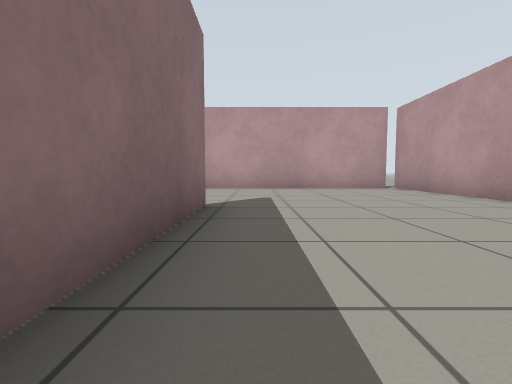
view 1 (above)

19 first-person views from a walk through a world built for the Gazebo simulator. The camera is 0.5 m above the floor, tilts 4° down and sees 85° across. The floor is counted in squares, 1 m on a side. Each view is taken from the middle of a square. On the plan, view 1 faces up. The plan holds only what a view shows up to about 9 squares ahead; the rest is blank.

view 2
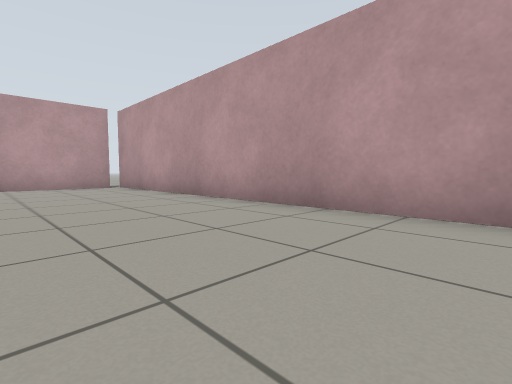

view 3
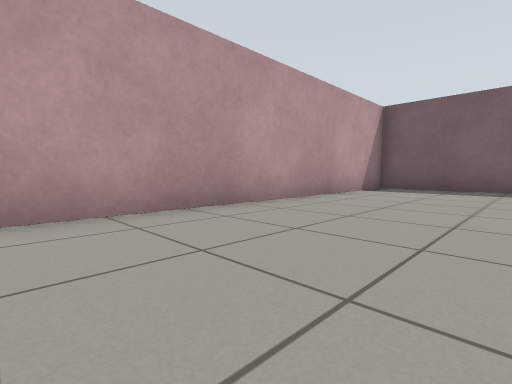

view 4
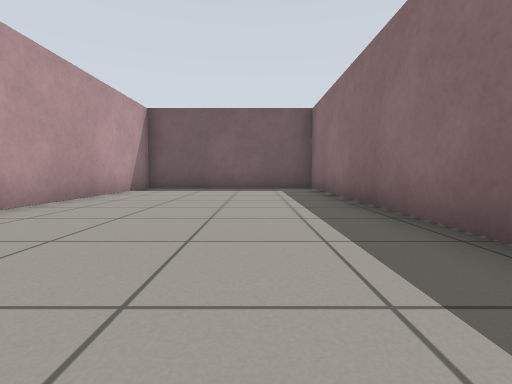

view 5
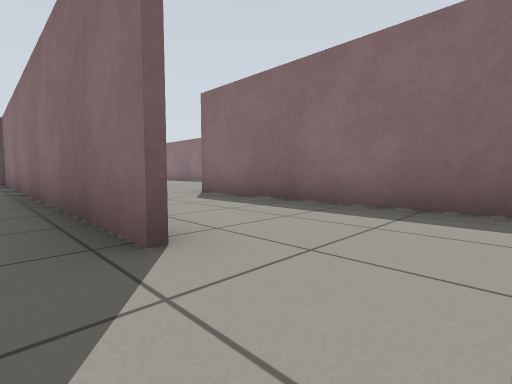

view 6
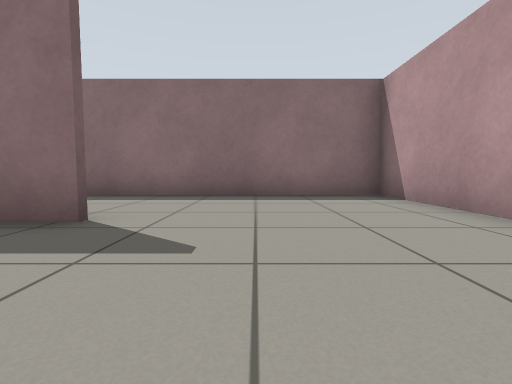

view 7
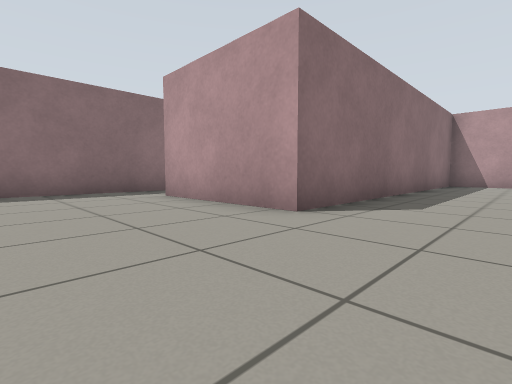

view 8
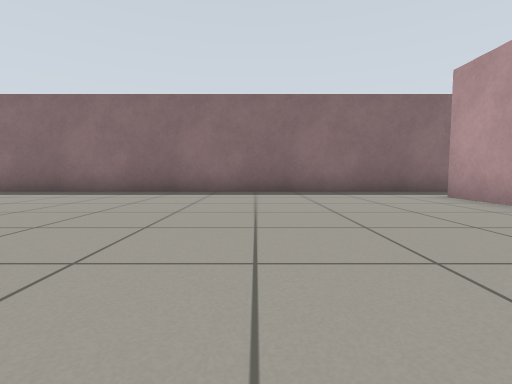

view 9
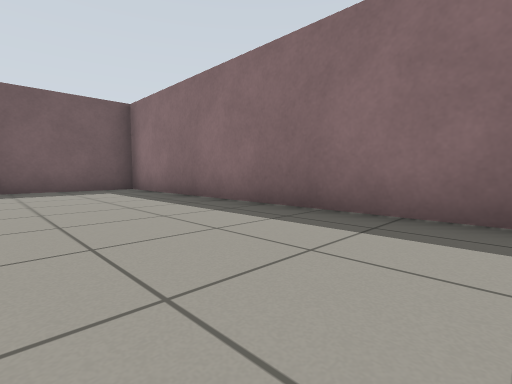

view 10
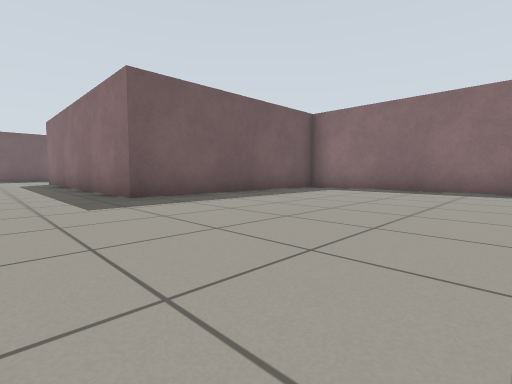

view 11
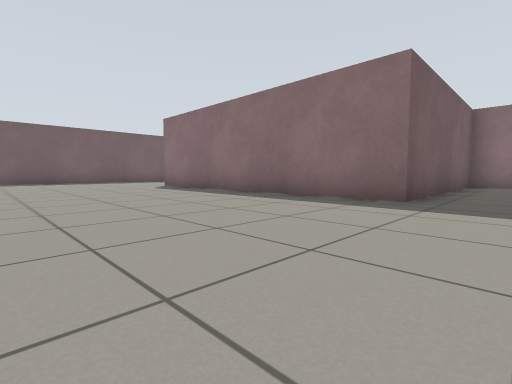

view 12
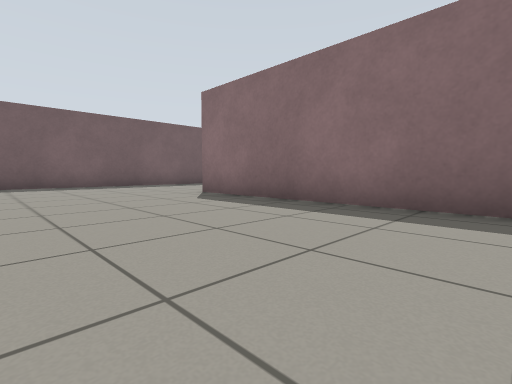

view 13
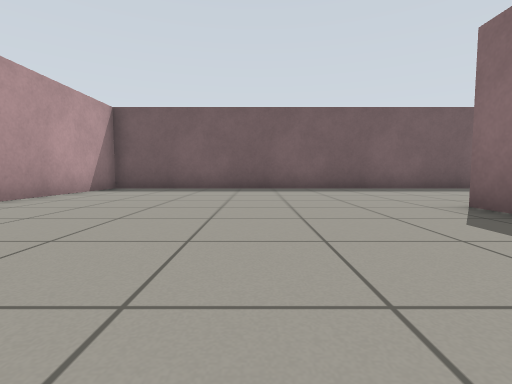

view 14
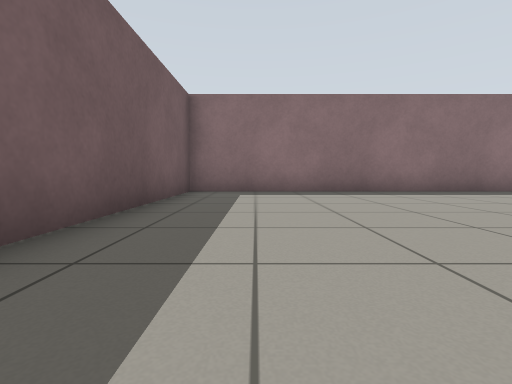

view 15
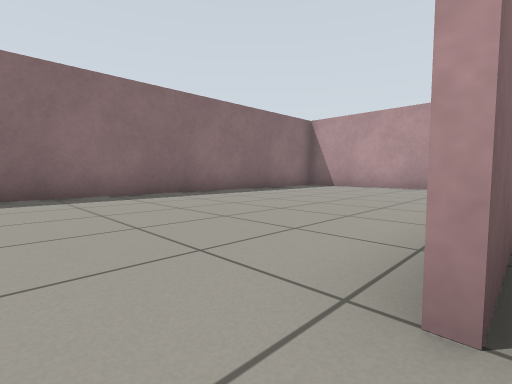

view 16
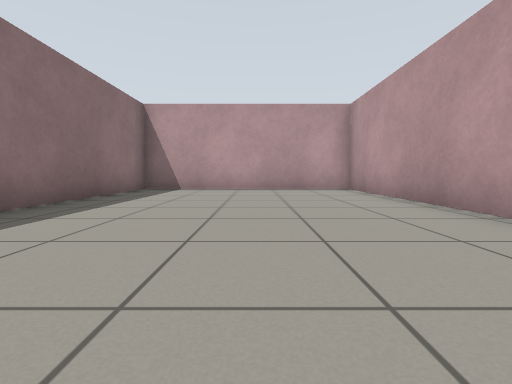

view 17
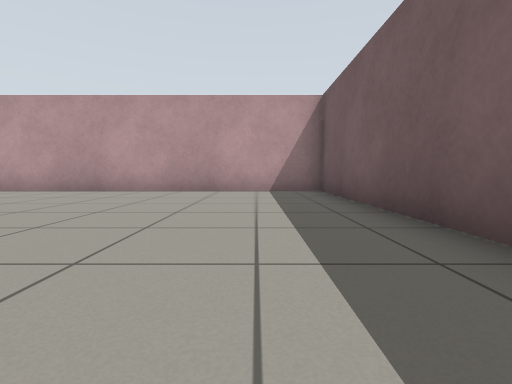

view 18
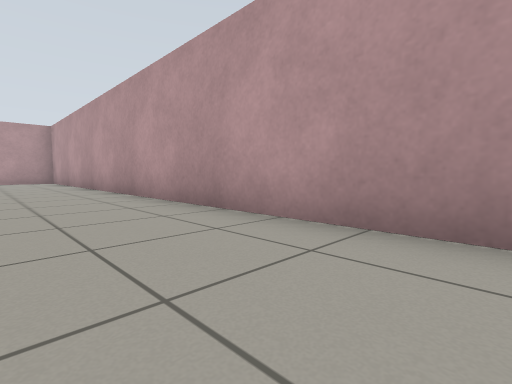

view 19
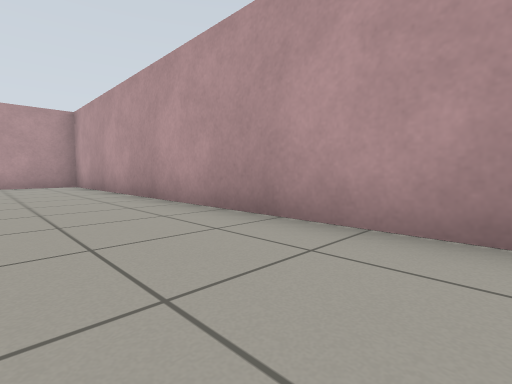

### Floor plan
Points are (right, up) in squares from view 1. A wall is a line through its corners. A room is listed if a view was taken in it or the views show most of it. See-through windows are left out.
Room 1 (views 1, 2, 3, 4, 5, 6)
walls: (-0.8, 4.3) (-0.8, -7.9) (4.4, -7.9) (4.4, 8.9); (4.1, 8.7) (-4.1, 8.7) (-4.1, -0.1)
ways out: opening at (-2.5, -0.5) to room 2; gap at (4, 9)
Room 2 (views 7, 8, 9, 10, 11, 12, 13, 14, 15, 16, 17, 18, 19)
walls: (-3.2, -21) (-3.2, -15.7) (-9.4, -15.7); (-9.4, -15.5) (-3.1, -15.5) (-3.1, -24.1); (4, -8) (2.4, -8); (-4.1, -0.1) (-7.8, -0.1); (-9.3, 1.1) (-9.3, -28.7) (4.4, -28.7) (4.4, -8.5)
ways out: opening at (-2.5, -0.5) to room 1; opening at (-8.5, 0)

Where each view was taken, in squares from view 1:
view 1: 0 up, 0 right, facing up
view 2: 1 down, 1 right, facing up-right
view 3: 1 up, 1 right, facing down-right
view 4: 1 up, 1 right, facing down
view 5: 6 up, 0 right, facing down-left
view 6: 6 up, 2 right, facing left
view 7: 3 down, 2 left, facing up-left
view 8: 4 down, 2 left, facing left
view 9: 7 down, 6 left, facing down-left
view 10: 10 down, 1 left, facing down-left
view 11: 14 down, 2 right, facing down-left
view 12: 18 down, 1 right, facing down-left
view 13: 20 down, 0 right, facing down
view 14: 27 down, 2 left, facing left
view 15: 25 down, 3 left, facing up-left
view 16: 24 down, 6 left, facing up
view 17: 27 down, 3 left, facing right
view 18: 23 down, 2 right, facing up-right
view 19: 19 down, 2 right, facing up-right
